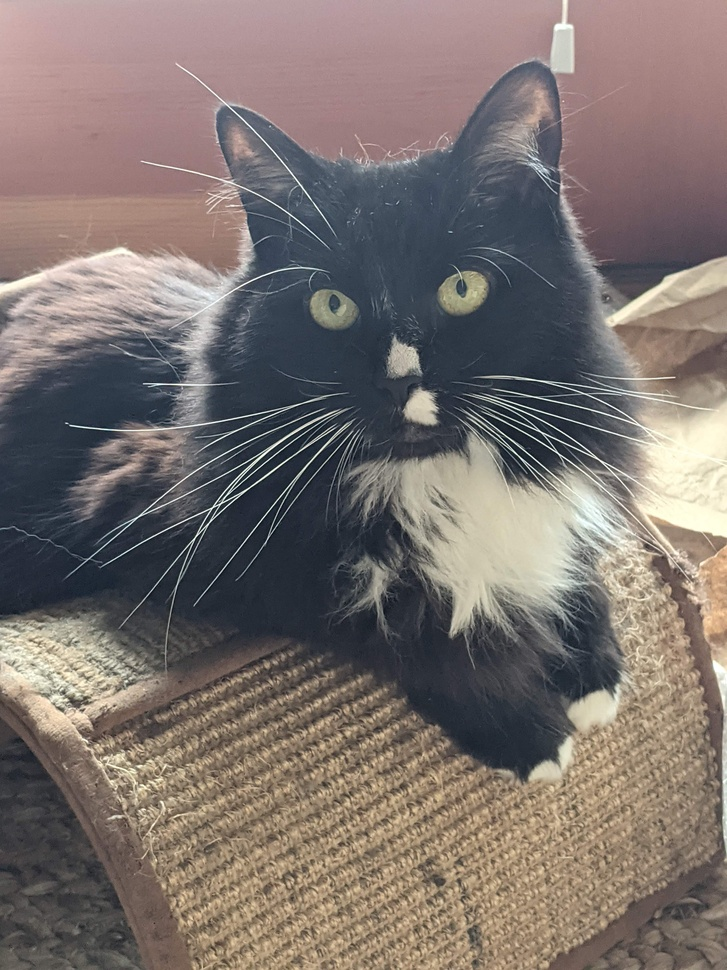
#> input picture week10/olive.jpg, 727 x 970 px, shrunk from 3024 x 4032 before the run
$ jupyter execute hw8_writeups.ipynb
#> lines starting #> are read from the running program, lines starting #| are printed output that depends on the picture; long printed decimals are rounded
# Homework 8 writeups
**Name:** Oorjit Chowdhary

**Section:** AMATH 301 B

## Problem 1

[cell 1]
import numpy as np
import matplotlib.pyplot as plt
import cv2

#### Load in the image of Olive's perfect paws.

[cell 2]
A = cv2.imread('olive.jpg', 0)
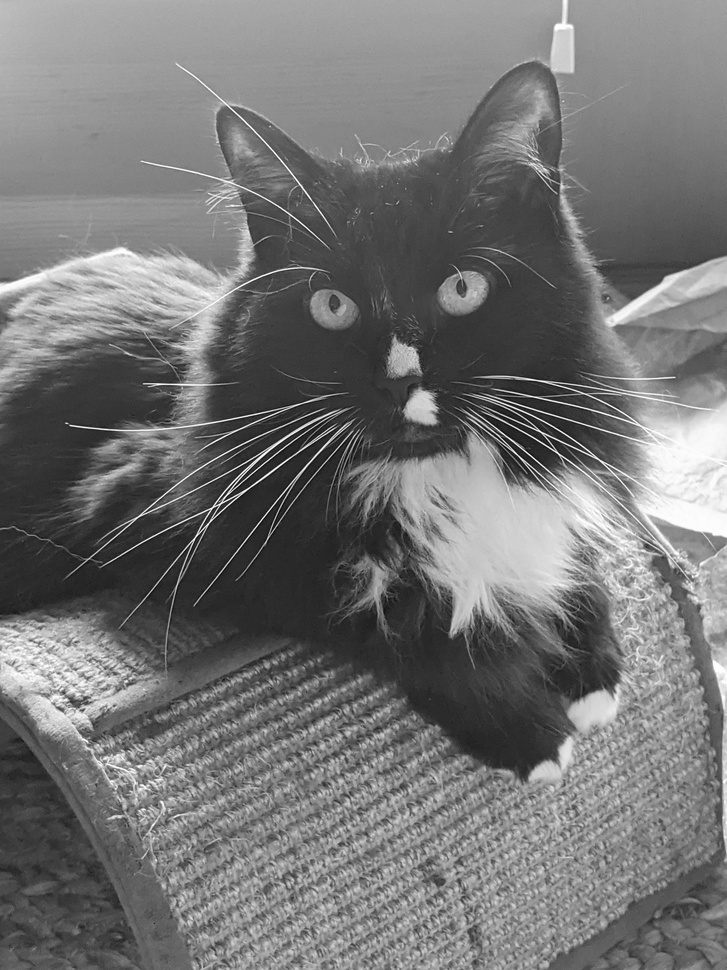
#> A: shape (970, 727); min 3, max 255, mean 116.5
U, S, Vt = np.linalg.svd(A, full_matrices=False)
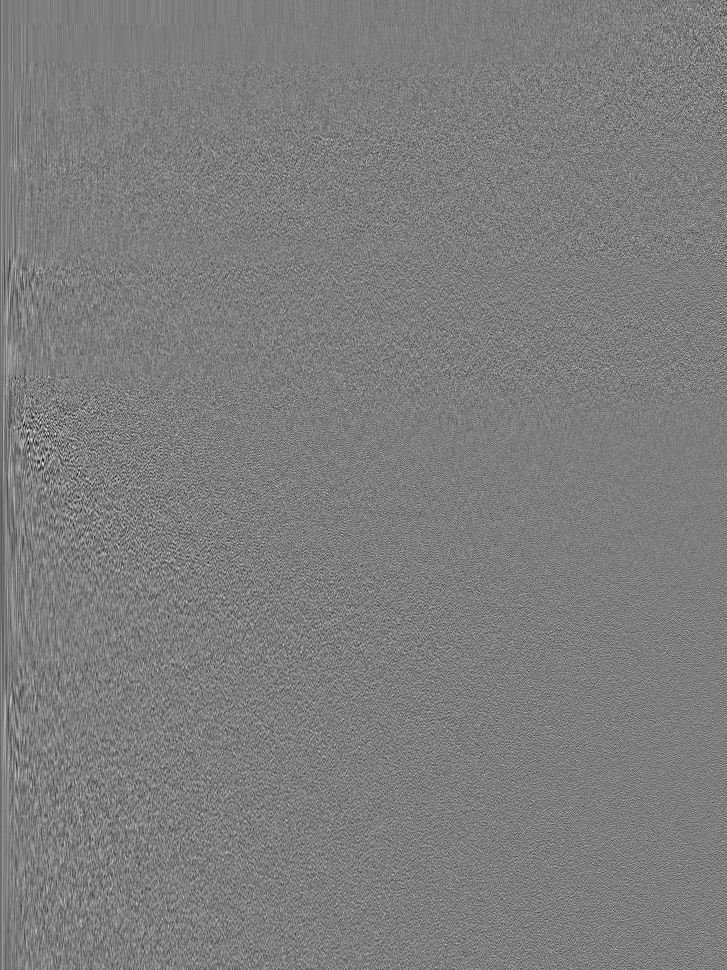
#> U: shape (970, 727) float64; min -0.219, max 0.226, mean -3.19e-05; drawn with min black and max white
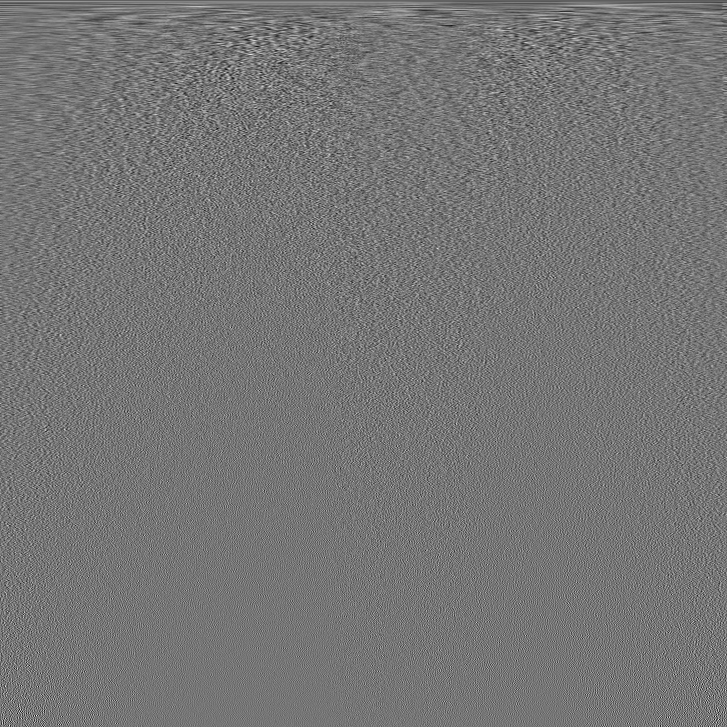
#> Vt: shape (727, 727) float64; min -0.214, max 0.248, mean -4.86e-05; drawn with min black and max white
#> S = 727 values, max 99664.3 at index 0, min 10.93 at index 726, mean 694.2

#### Part (a) - 2x2 grid

[cell 3]
fig, ax = plt.subplots(2, 2)
fig.tight_layout(pad=2.5)

ax[0,0].imshow(A, cmap='gray')
ax[0,0].set_title('Original Image')

rank1 = (U[:, 0:1] @ np.diag(S)[0:1, 0:1]) @ Vt[0:1, :]
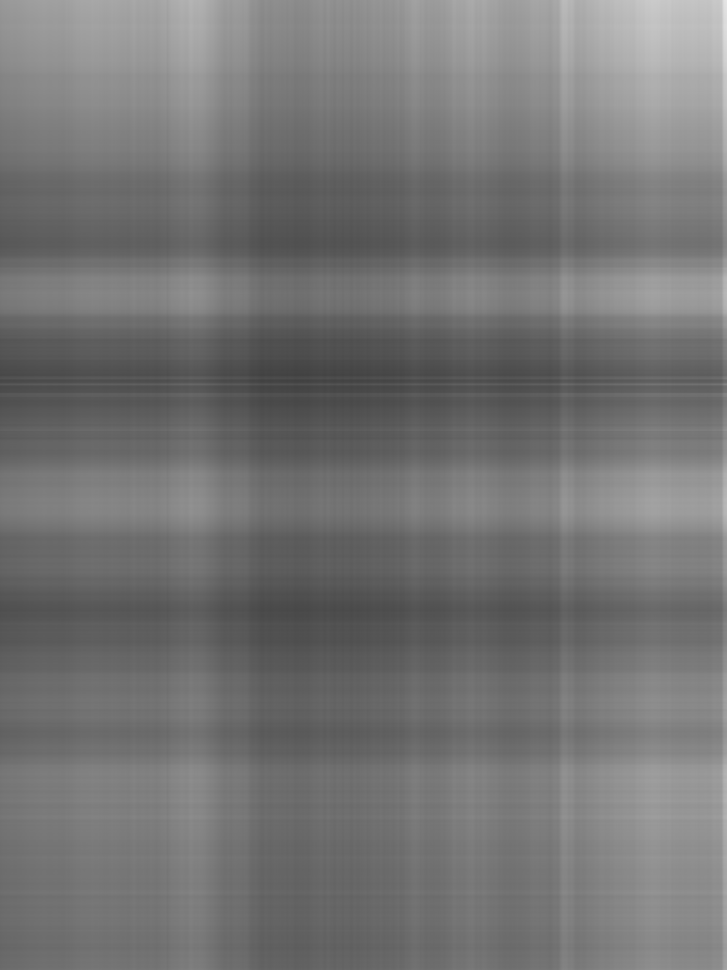
#> rank1: shape (970, 727) float64; min 65.27, max 230.7, mean 116.6
ax[0,1].imshow(rank1, cmap='gray')
ax[0,1].set_title('Rank 1 Approximation')

rank15 = (U[:, 0:15] @ np.diag(S)[0:15, 0:15]) @ Vt[0:15, :]
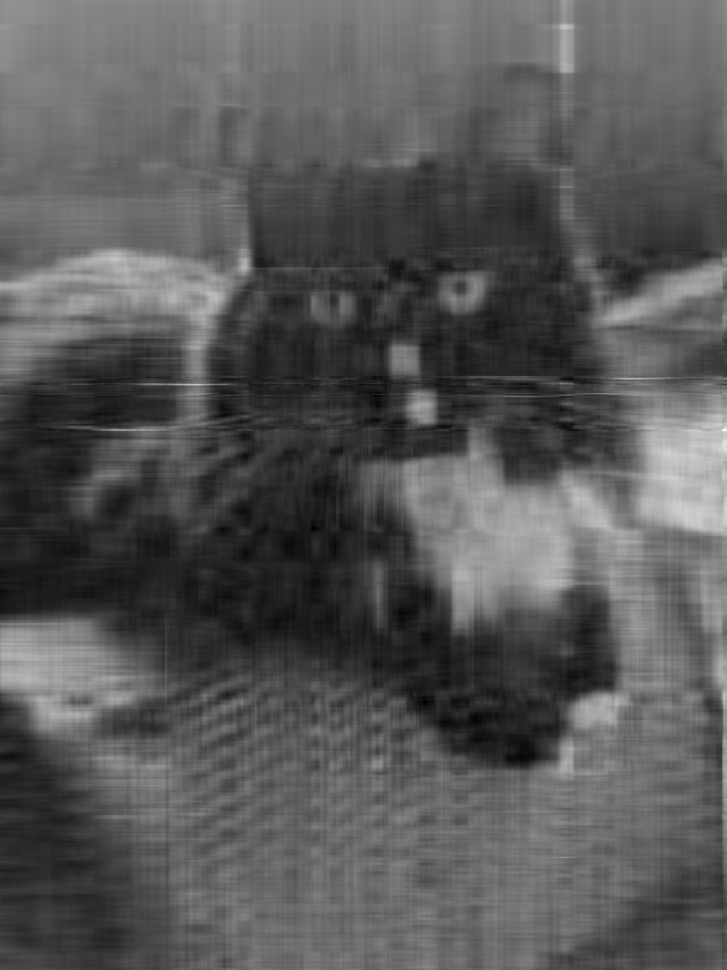
#> rank15: shape (970, 727) float64; min 8.31, max 321.6, mean 116.5; drawn with min black and max white
ax[1,0].imshow(rank15, cmap='gray')
ax[1,0].set_title('Rank 15 Approximation')

total_energy = np.sum(S)
#> total_energy = 504701.2
rank_r_approx = 0
r = 0

while rank_r_approx < 0.75:
    r += 1
    rank_r_approx = np.sum(S[:r]) / total_energy
#> this loop made 147 passes
#> rank_r_approx on passes 1 to 12: 0.197, 0.242, 0.275, 0.294, 0.309, 0.324, 0.336, 0.347, 0.355, 0.363, 0.37, 0.377
#> after the loop, r = 147

rank_r = (U[:, 0:r] @ np.diag(S)[0:r, 0:r]) @ Vt[0:r, :]
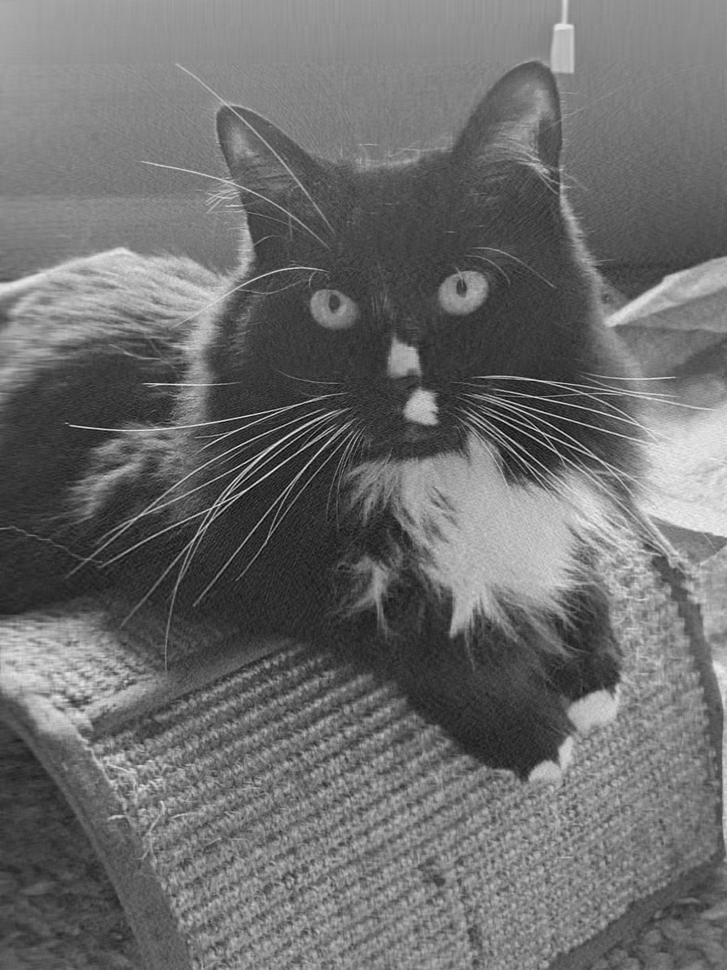
#> rank_r: shape (970, 727) float64; min -12.08, max 287.3, mean 116.5; drawn with min black and max white
ax[1,1].imshow(rank_r, cmap='gray')
ax[1,1].set_title('Rank r Approximation')

#### Part b - Calculate the total number of pixels for the image and its approximation.

[cell 4]
full_img_pixels = A.shape[0] * A.shape[1]
#> full_img_pixels = 705190
print("Total number of pixels in full image:", full_img_pixels)
#| Total number of pixels in full image: 705190

r_points = (A.shape[0] * r) + (A.shape[1] * r) + r
#> r_points = 249606
print("Total number of points in rank r approximation:", r_points)
#| Total number of points in rank r approximation: 249606

#### Part c - Discuss
The rank-r approximation is much more efficient compared to the original image because the full image uses almost 7.65 times more points than rank-r approximation. Additionally, even though the rank-r approximation stores only 75% of the image energy, it seems almost identical to the human eye, which aligns with our goals of image compression.

[cell 5]
ratio = full_img_pixels / r_points
#> ratio = 2.83
print("Ratio of full image to rank r approximation:", ratio)
#| Ratio of full image to rank r approximation: 2.825

$ run again, with week10/lighthouse.png saved as week10/olive.jpg
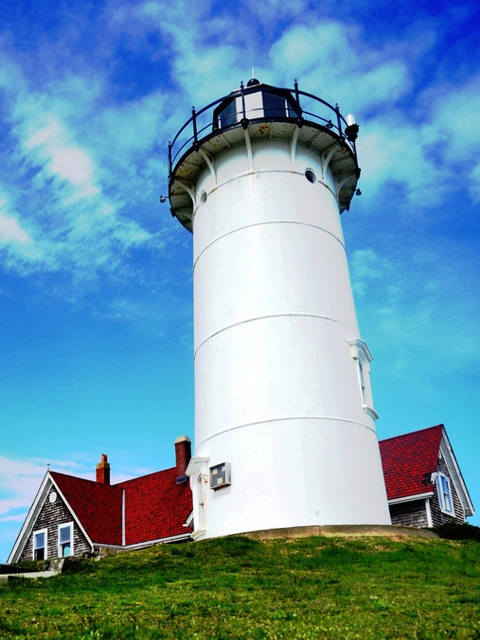
#> input picture week10/lighthouse.png, 480 x 640 px
#> `U, S, Vt = np.linalg.svd(A, full_matrices=False)`:
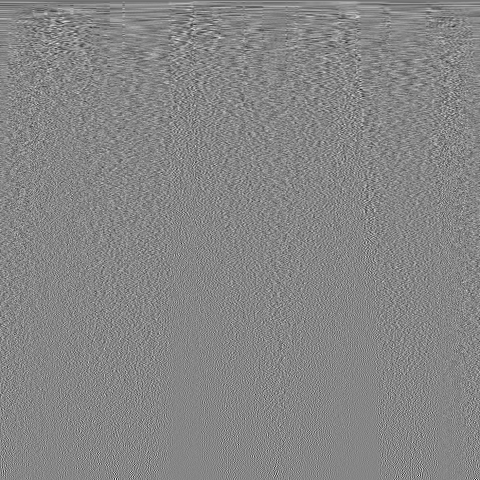
#> Vt: shape (480, 480) float64; min -0.318, max 0.286, mean -9.99e-05; drawn with min black and max white
#> S = 480 values, max 81779.4 at index 0, min 3.43 at index 479, mean 564.4
#> total_energy = 270889.9
#> the loop `while rank_r_approx < 0.75:` made 61 passes
#> rank_r_approx on passes 1 to 8: 0.302, 0.353, 0.383, 0.411, 0.434, 0.455, 0.47, 0.483
#> after the loop `while rank_r_approx < 0.75:`: r = 61
#> `rank_r = (U[:, 0:r] @ np.diag(S)[0:r, 0:r]) @ Vt[0:r, :]`:
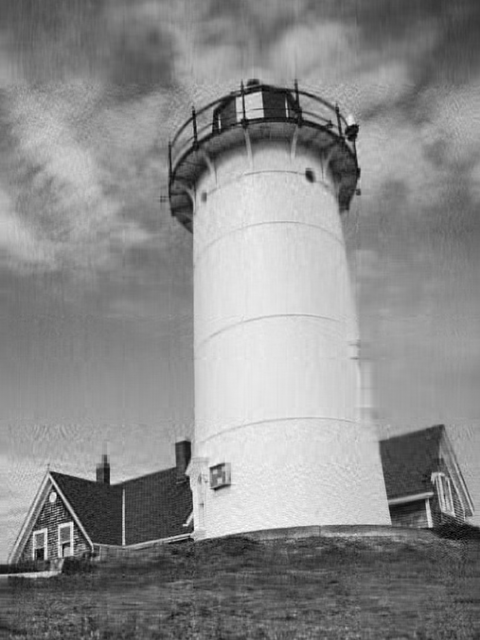
#> rank_r: shape (640, 480) float64; min -33.83, max 283.2, mean 139.5; drawn with min black and max white
#| Total number of pixels in full image: 307200
#> r_points = 68381
#| Total number of points in rank r approximation: 68381
#> ratio = 4.49
#| Ratio of full image to rank r approximation: 4.492
